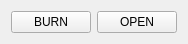
<?xml version="1.0" encoding="UTF-8"?>
<ui version="4.0">
 <class>Form</class>
 <widget class="QWidget" name="Form">
  <property name="geometry">
   <rect>
    <x>0</x>
    <y>0</y>
    <width>171</width>
    <height>41</height>
   </rect>
  </property>
  <property name="windowTitle">
   <string>Form</string>
  </property>
  <layout class="QHBoxLayout" name="horizontalLayout">
   <item>
    <widget class="QPushButton" name="BURN">
     <property name="text">
      <string>BURN</string>
     </property>
    </widget>
   </item>
   <item>
    <widget class="QPushButton" name="OPEN">
     <property name="text">
      <string>OPEN</string>
     </property>
    </widget>
   </item>
  </layout>
 </widget>
 <resources/>
 <connections/>
</ui>
